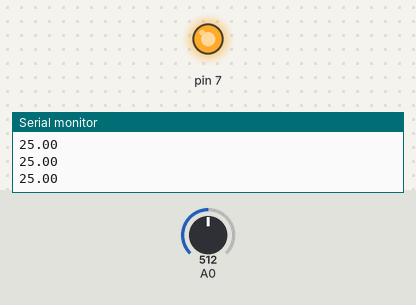
The sketch below on a simulated Arduino Uno, built with avr-gcc and run on an emulated ATmega328P. On the bench: output pins drawn as LEDs (lit = HIGH), the last lines printed to the serial monitor. The test bench sets the inputs (shaded band); at power-on: A0 = 512.

Above: at 1.2 s.
1.3 s: A0 set to 1007
2.8 s: A0 set to 1022
At 3.9 s:
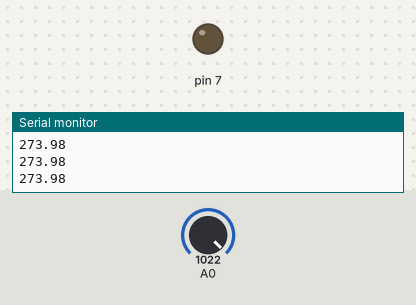
4.3 s: A0 set to 900
At 5.5 s:
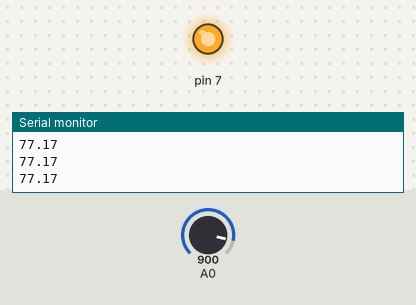
5.8 s: A0 set to 1023
At 7.0 s:
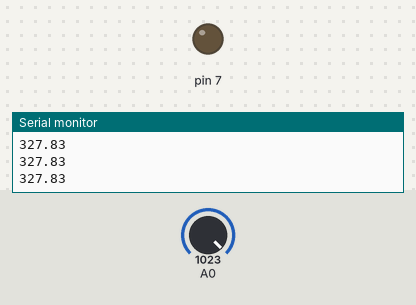
Timing chart, 0 to 8.3 s (numbered marks = the images above; inputs shaded):
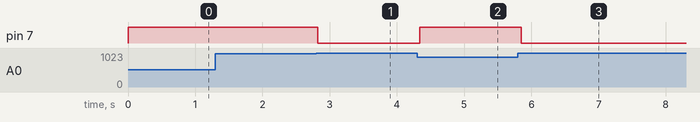

Measured:
- the behaviour switches between 1021 and 1022 on A0 (found by bisection; images 0 and 1)
- after the input at 2.8 s, pin 7: HIGH → LOW at once
- after the input at 4.3 s, pin 7: LOW → HIGH at once
- after the input at 5.8 s, pin 7: HIGH → LOW after 0.05 s

The sketch:

Verdampfer.ino
```cpp
#include <math.h>

double convertRawToTemperature(int raw)
{
 double temperatureInC;

 temperatureInC = log(10000.0*((1024.0/raw-1)));
 temperatureInC = 1 / (0.001129148 + (0.000234125 + (0.0000000876741 * temperatureInC * temperatureInC ))* temperatureInC );
 temperatureInC = temperatureInC - 273.15;


 return temperatureInC;
}

double target = 250;
double hysteresis = 25;

void setup()
{
 Serial.begin(9600);
 pinMode(7, OUTPUT);
}

void loop()
{
  int rawTemperatur;
  double temperaturInC;

  rawTemperatur = analogRead(A0);

  temperaturInC = convertRawToTemperature(rawTemperatur);


  Serial.println(temperaturInC);
  if (temperaturInC < target-hysteresis)  {
    digitalWrite(7, HIGH);
  }
  if (temperaturInC > target)  {
    digitalWrite(7, LOW);
  }


  delay(100);
}
```
